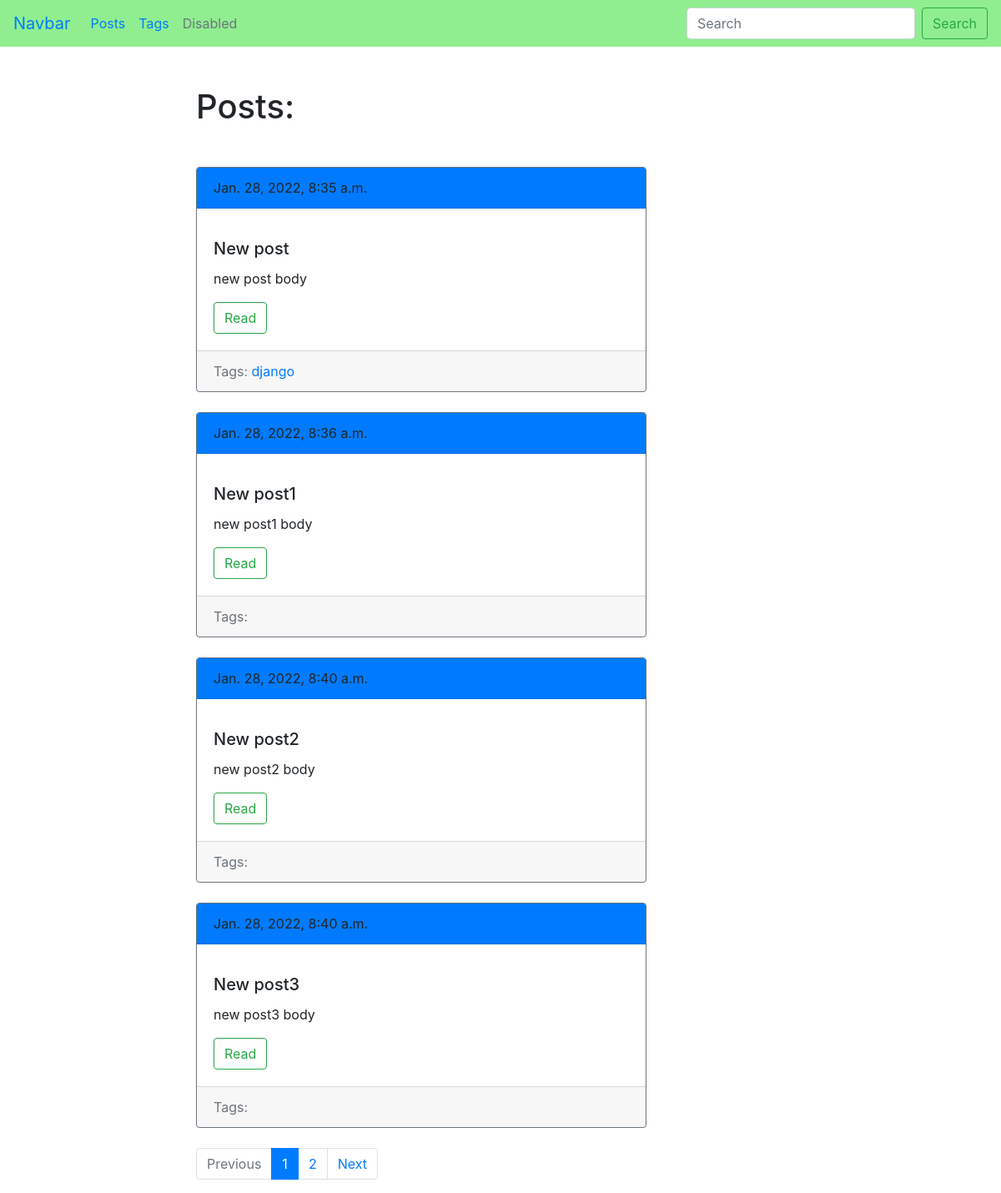
Screenshot of /blog/ with the database file from the repository.
### blog/models.py (models this page shows, shortened)
class Post(models.Model):
    title = models.CharField(max_length=150, db_index=True)
    slug = models.SlugField(max_length=150, blank=True, unique=True)
    body = models.TextField(blank=True, db_index=True)
    tags = models.ManyToManyField('Tag', blank=True, related_name='posts')  # posts=post__set
    date_pub = models.DateTimeField(auto_now_add=True)
    def get_absolute_url(self):
        return reverse('post_detail_url', kwargs={'slug': self.slug})

class Tag(models.Model):
    title = models.CharField(max_length=50)
    slug = models.SlugField(max_length=50)
    def get_absolute_url(self):
        return reverse('tag_detail_url', kwargs={'slug': self.slug})

### blog/views.py (the view)
# urls.py: path('', posts_list, name='posts_list_url'),
def posts_list(request):
    search_query = request.GET.get('search', '')
    if search_query:
        posts = Post.objects.filter(Q(title__icontains=search_query) | Q(body__icontains=search_query))
    else:
        posts = Post.objects.all()
    paginator = Paginator(posts, 4)
    page_number = request.GET.get('page', 1)
    page = paginator.get_page(page_number)
    is_paginated = page.has_other_pages()
    if page.has_previous():
        prev_url = f'?page={page.previous_page_number()}'
    else:
        prev_url = ''
    if page.has_next():
        next_url = f'?page={page.next_page_number()}'
    else:
        next_url = ''
    context = {
        'page_object': page,
        'is_paginated': is_paginated,
        'next_url': next_url,
        'prev_url': prev_url
    }
    return render(request, 'blog/index.html', context=context)

### blog/templates/blog/index.html (shortened to what this page needs)
{% extends 'blog/base_blog.html' %}
	{% block content %}
		<h1 class="mb-5">Posts: </h1>
		{% for post in page_object.object_list %}
			{% include 'blog/includes/post_card_template.html' %}
		{% endfor %}
	{% endblock %}

### blog/templates/blog/includes/post_card_template.html
<div class="card border-secondary mb-4">
	<div class="card-header bg-primary mb-3">
		{{ post.date_pub }}
	</div>
	<div class="card-body">
		<h5 class="card-title">{{ post.title}}</h5>
		<p class="card-text">{{ post.body|truncatewords:15 }}</p>
		<a href="{{ post.get_absolute_url }}" class="btn btn-outline-success">Read</a>
	</div>
	<div class="card-footer text-muted">
		Tags:
		{% for tag in post.tags.all %}
			<a href="{{ tag.get_absolute_url }}">{{ tag.title }}</a>
		{% endfor %}
	</div>
</div>

### rows the page displays
Post: date_pub "Jan. 28, 2022, 8:35 a.m.", title "New post", body "new post body"
Tag: title "django"
Post: date_pub "Jan. 28, 2022, 8:36 a.m.", title "New post1", body "new post1 body"
Post: date_pub "Jan. 28, 2022, 8:40 a.m.", title "New post2", body "new post2 body"
Post: date_pub "Jan. 28, 2022, 8:40 a.m.", title "New post3", body "new post3 body"

### other values shown
{{ n }} "1"
{{ n }} "2"
